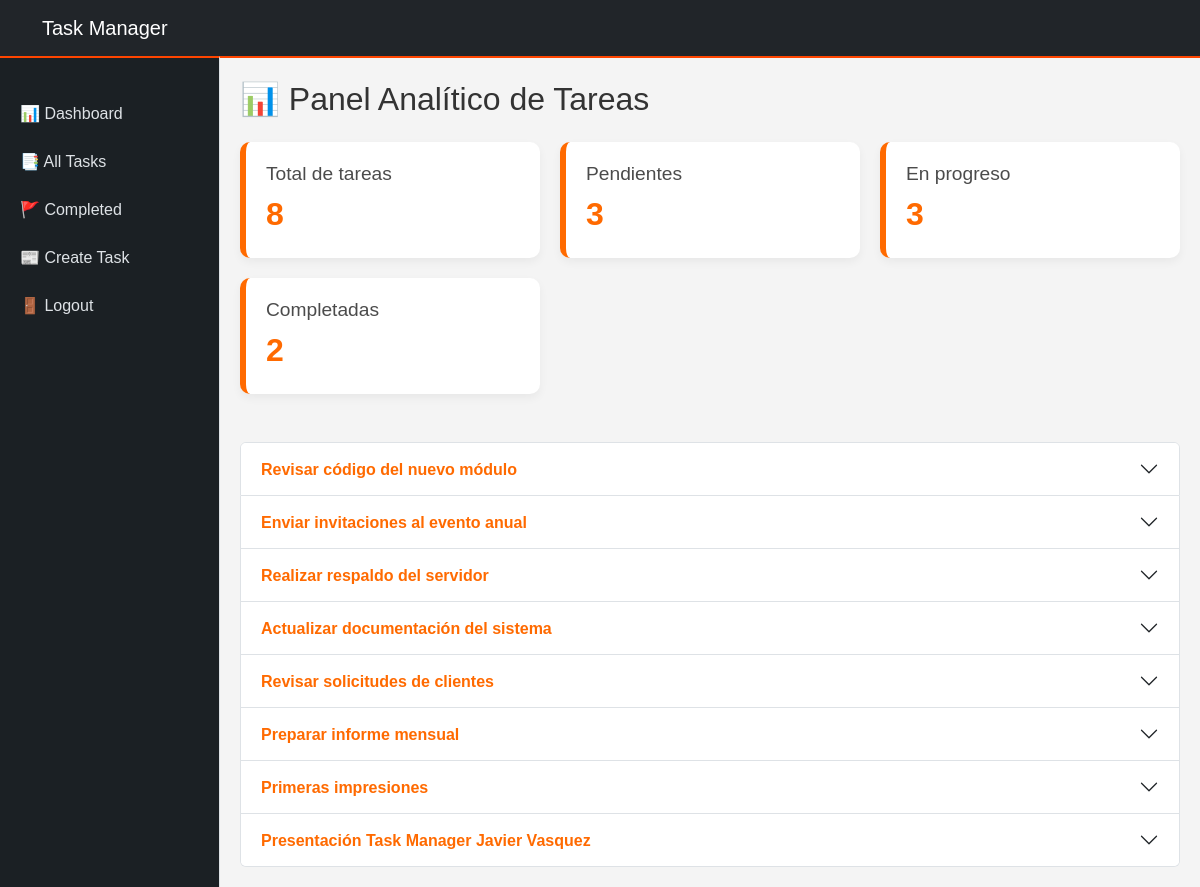
The page /total_tasks/ (signed in) on the database its author committed.
### tasks/models.py (models this page shows, shortened)
class Task(models.Model):
  title = models.CharField(max_length=200)
  description = models.TextField(max_length=10000)
  created = models.DateTimeField(auto_now_add=True)
  datecompleted = models.DateTimeField(null=True, blank=True)
  important = models.BooleanField(default=False)
  user = models.ForeignKey(User, on_delete=models.CASCADE)
  status = models.CharField(max_length=75, default='pendiente')
  imagen = models.ImageField(upload_to='productos/', blank=True, null=True)

### tasks/views.py (the view)
# urls.py: path('total_tasks/', views.total_tasks, name='total_tasks'),
@login_required
def total_tasks(request):
    user_tasks = Task.objects.filter(user=request.user)
    context = {
        'total_tasks': user_tasks.count(),
        'total_pending': user_tasks.filter(datecompleted__isnull=True, important=False).count(),
        'total_inprogress': user_tasks.filter(datecompleted__isnull=True, important=True).count(),
        'total_completed': user_tasks.filter(datecompleted__isnull=False).count(),
        'tasks': user_tasks.order_by('-created')
    }
    return render(request, 'dashboard.html', context)

### tasks/templates/dashboard.html (shortened to what this page needs)
{% extends 'base_lateral_panel.html' %}
{% block content %}
<h2 class="mb-4" style="color:#333;">📊 Panel Analítico de Tareas</h2>
<div class="dashboard-container">
  <div class="card-metric">
    <h5>Total de tareas</h5>
    <span>{{ total_tasks }}</span>
  </div>
  <div class="card-metric">
    <h5>Pendientes</h5>
    <span>{{ total_pending }}</span>
  </div>
  <div class="card-metric">
    <h5>En progreso</h5>
    <span>{{ total_inprogress }}</span>
  </div>
  <div class="card-metric">
    <h5>Completadas</h5>
    <span>{{ total_completed }}</span>
  </div>
</div>
<div class="accordion mt-5" id="accordionTasks">
  {% for task in tasks %}
  <div class="accordion-item">
    <h2 class="accordion-header" id="heading{{ task.id }}">
      <button class="accordion-button collapsed" type="button" data-bs-toggle="collapse" data-bs-target="#collapse{{ task.id }}">
        {{ task.title }}
      </button>
    </h2>
  </div>
  {% empty %}
  <p>No hay tareas registradas.</p>
  {% endfor %}
</div>
{% endblock %}

### tasks/templates/base_lateral_panel.html (style rules this page uses)
body { font-family: 'Arial', sans-serif; background-color: #f4f4f4; color: #333; margin: 0; padding: 0; display: block; justify-content: center; align-items: center; min-height: 100vh; }

### tasks/templates/dashboard.html (style rules this page uses)
.dashboard-container { display: grid; grid-template-columns: repeat(auto-fit, minmax(280px, 1fr)); gap: 20px; margin-bottom: 30px; }
.card-metric { background-color: #ffffff; border-left: 6px solid #ff6a00; border-radius: 10px; padding: 20px; box-shadow: 0 4px 10px rgba(0, 0, 0, 0.05); }
.card-metric h5 { font-size: 1.2rem; color: #4b4b4b; margin-bottom: 5px; }
.card-metric span { font-size: 2rem; font-weight: bold; color: #ff6a00; }
.accordion-button { color: #ff6a00; font-weight: 600; }

### rows shown on the page
Task: title "Revisar código del nuevo módulo"
Task: title "Enviar invitaciones al evento anual"
Task: title "Realizar respaldo del servidor"
Task: title "Actualizar documentación del sistema"
Task: title "Revisar solicitudes de clientes"
Task: title "Preparar informe mensual"
Task: title "Primeras impresiones"
Task: title "Presentación Task Manager Javier Vasquez"

### other values the page prints
{{ total_tasks }} "8"
{{ total_pending }} "3"
{{ total_inprogress }} "3"
{{ total_completed }} "2"
